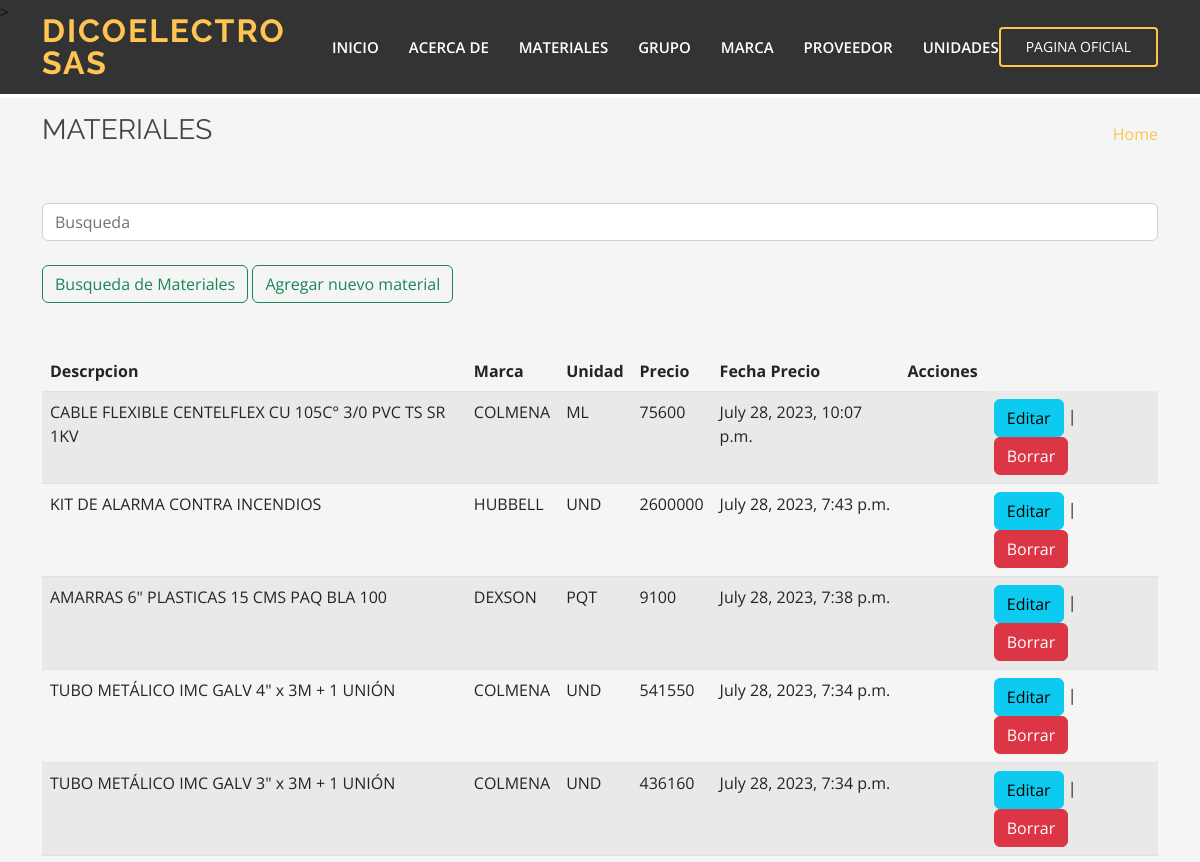
Before: /listar-materiales/ (upper part) with the older database file.
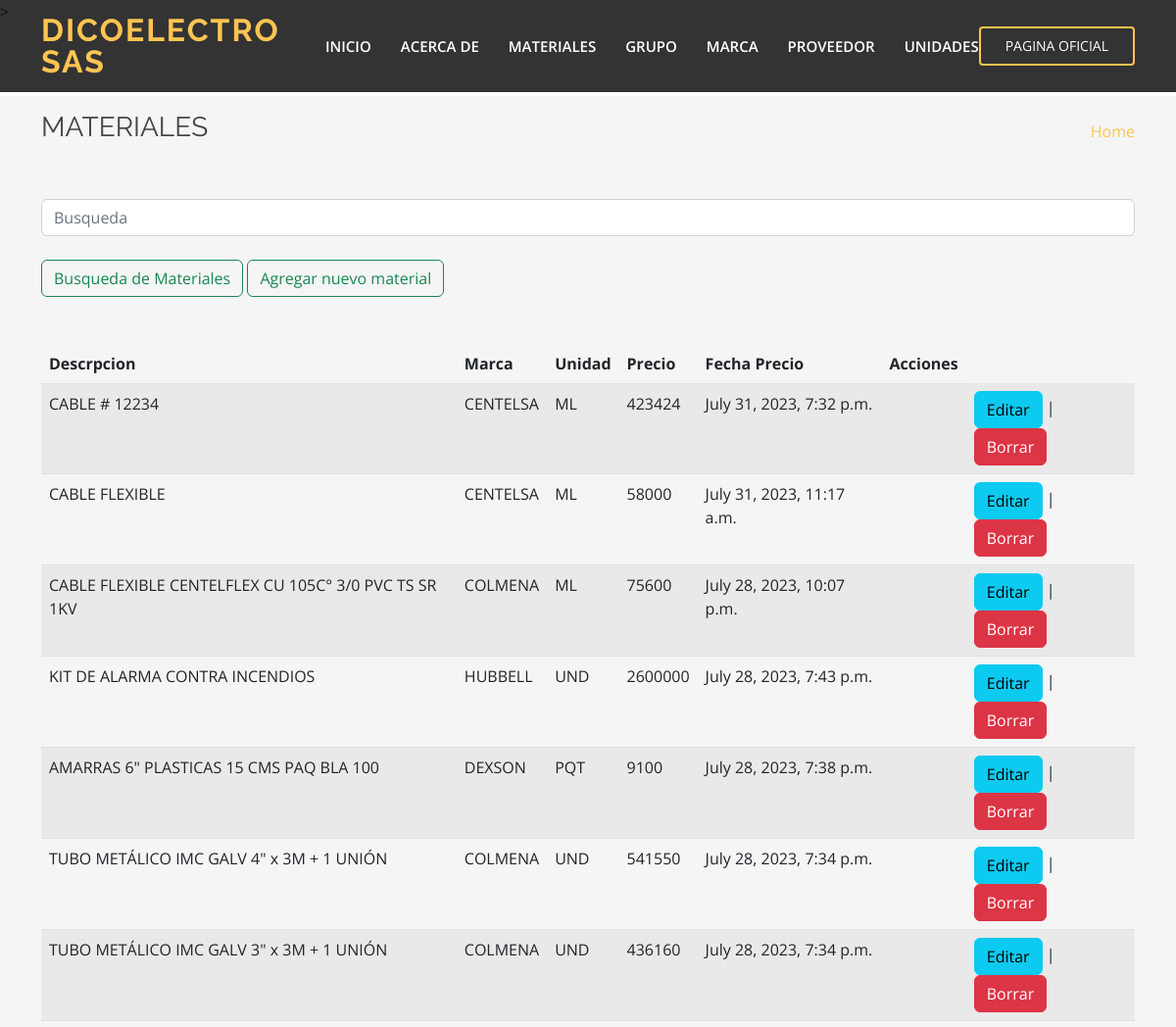
After: the same page with the newer database file.
### webapp/models.py (models this page shows, shortened)
class Materiales(models.Model):
    descripcion = models.CharField(max_length=150, unique=True)
    precio = models.IntegerField()
    fecha_precio = models.DateTimeField(auto_now=True)
    grupo = models.ForeignKey(Grupo, on_delete=models.PROTECT)
    marca = models.ForeignKey(Marca, on_delete=models.PROTECT)
    proveedor = models.ForeignKey(Proveedor, on_delete=models.PROTECT)
    unidad = models.ForeignKey(Unidad, on_delete=models.PROTECT)
    class Meta:
        verbose_name_plural = "materiales"

class Marca(models.Model):
    nombre = models.CharField(max_length=150,  unique=True)

class Unidad(models.Model):
    unidad = models.CharField(max_length=30, unique=True)
    def __str__(self):
        return f"{self.unidad}"

### webapp/views.py (the view)
# urls.py: path("listar-materiales/", views.materiales, name="listar-materiales"),
def materiales(request):
    search_post = request.GET.get('search')
    print(search_post)
    if search_post:
        materiales_totales = Materiales.objects.filter(Q(descripcion__icontains=search_post))
        paginator = Paginator(materiales_totales, 15)
        page = request.GET.get('page')
        paginas = paginator.get_page(page)
    else:
        materiales_totales = Materiales.objects.all().order_by("-fecha_precio")
        paginator = Paginator(materiales_totales,15)
        page = request.GET.get('page')
        paginas = paginator.get_page(page)
        paginas.adjusted_elided_pages = paginator.get_elided_page_range(page)
    return render(request, "materiales/listar.html", {
        "paginas": paginas,
    })

### webapp/templates/materiales/listar.html (shortened to what this page needs)
{% extends "webapp/base.html" %}
{% load static %}
{% block content %}
    <section class="breadcrumbs">
      <div class="container">
        <div class="d-flex justify-content-between align-items-center">
          <h2>MATERIALES</h2>
          <ol>
            <li><a href="{% url 'inicio' %}">Home</a></li>
          </ol>
        </div>
      <br/>
      <br/>
        <div class="container2">
          <form class="form-inline my-2 my-lg-0" action="{% url "listar-materiales" %}">
            <input class="form-control mr-sm-2" type="search" placeholder="Busqueda" aria-label="Search" name ="search">
            <br/>
            <button class="btn btn-outline-success my-2 my-sm-0" type="submit">Busqueda de Materiales</button>
            <a name="" id="" class="btn btn-outline-success my-2 my-sm-0" href="{% url 'crear-material' %}" role="button">Agregar nuevo material</a>
          </form>
        </div>
        <br/>
        <br/>
        <table class="table table-striped">
          <thead>
            <tr>
              <th scope="col">Descrpcion</th>
              <th scope="col">Marca</th>
              <th scope="col">Unidad</th>
              <th scope="col">Precio</th>
              <th scope="col">Fecha Precio</th>
              <th scope="col">Acciones</th>
            </tr>
          </thead>
          <tbody>
            {% for item in paginas.object_list %}
            <tr>
              <td>{{ item.descripcion }}</td>
              <td>{{ item.marca.nombre }}</td>
              <td>{{ item.unidad }}</td>
              <td>{{ item.precio }}</td>
              <td>{{ item.fecha_precio }}</td>
              <td><td> <a name="" id="" class="btn btn-info" href="{% url 'editar-material' item.id %}" role="button">Editar</a>   | <a name="" id="" class="btn btn-danger" href="{% url 'eliminar' item.id %}" role="button">Borrar</a></td>
            </tr>
            {% endfor %}
          </tbody>
        </table>
      </div>
    </section>
  {% endblock %}

Changed rows visible on the page:
added Materiales: descripcion "CABLE # 12234", marca.nombre "CENTELSA", unidad "ML", precio "423424", fecha_precio "July 31, 2023, 7:32 p.m."
added Materiales: descripcion "CABLE FLEXIBLE", marca.nombre "CENTELSA", unidad "ML", precio "58000", fecha_precio "July 31, 2023, 11:17 a.m."
